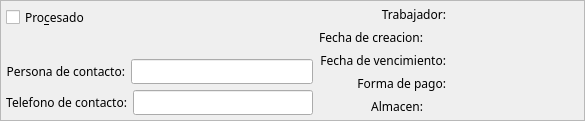
    <widget class="QFrame" name="frame" >
     <property name="sizePolicy" >
      <sizepolicy vsizetype="Fixed" hsizetype="Preferred" >
       <horstretch>0</horstretch>
       <verstretch>0</verstretch>
      </sizepolicy>
     </property>
     <property name="frameShape" >
      <enum>QFrame::StyledPanel</enum>
     </property>
     <property name="frameShadow" >
      <enum>QFrame::Raised</enum>
     </property>
     <layout class="QHBoxLayout" >
      <property name="leftMargin" >
       <number>5</number>
      </property>
      <property name="topMargin" >
       <number>5</number>
      </property>
      <property name="rightMargin" >
       <number>5</number>
      </property>
      <property name="bottomMargin" >
       <number>5</number>
      </property>
      <item>
       <layout class="QVBoxLayout" >
        <item>
         <widget class="QCheckBox" name="m_procesadopresupuesto" >
          <property name="font" >
           <font>
            <family>Sans Serif</family>
            <pointsize>9</pointsize>
            <weight>50</weight>
            <italic>false</italic>
            <bold>false</bold>
            <underline>false</underline>
            <strikeout>false</strikeout>
           </font>
          </property>
          <property name="layoutDirection" >
           <enum>Qt::LeftToRight</enum>
          </property>
          <property name="text" >
           <string>Pro&amp;cesado</string>
          </property>
         </widget>
        </item>
        <item>
         <widget class="BusquedaCliente" native="1" name="m_cliente" >
          <property name="sizePolicy" >
           <sizepolicy vsizetype="Preferred" hsizetype="Expanding" >
            <horstretch>0</horstretch>
            <verstretch>0</verstretch>
           </sizepolicy>
          </property>
          <property name="minimumSize" >
           <size>
            <width>250</width>
            <height>0</height>
           </size>
          </property>
          <property name="font" >
           <font>
            <family>Sans Serif</family>
            <pointsize>9</pointsize>
            <weight>50</weight>
            <italic>false</italic>
            <bold>false</bold>
            <underline>false</underline>
            <strikeout>false</strikeout>
           </font>
          </property>
         </widget>
        </item>
        <item>
         <layout class="QHBoxLayout" >
          <item>
           <widget class="QLabel" name="label9" >
            <property name="font" >
             <font>
              <family>Sans Serif</family>
              <pointsize>9</pointsize>
              <weight>50</weight>
              <italic>false</italic>
              <bold>false</bold>
              <underline>false</underline>
              <strikeout>false</strikeout>
             </font>
            </property>
            <property name="text" >
             <string>Persona de contacto:</string>
            </property>
            <property name="alignment" >
             <set>Qt::AlignRight|Qt::AlignTrailing|Qt::AlignVCenter</set>
            </property>
            <property name="buddy" >
             <cstring>m_contactpresupuesto</cstring>
            </property>
           </widget>
          </item>
          <item>
           <widget class="QLineEdit" name="m_contactpresupuesto" >
            <property name="font" >
             <font>
              <family>Sans Serif</family>
              <pointsize>9</pointsize>
              <weight>50</weight>
              <italic>false</italic>
              <bold>false</bold>
              <underline>false</underline>
              <strikeout>false</strikeout>
             </font>
            </property>
           </widget>
          </item>
         </layout>
        </item>
        <item>
         <layout class="QHBoxLayout" >
          <item>
           <widget class="QLabel" name="label14" >
            <property name="font" >
             <font>
              <family>Sans Serif</family>
              <pointsize>9</pointsize>
              <weight>50</weight>
              <italic>false</italic>
              <bold>false</bold>
              <underline>false</underline>
              <strikeout>false</strikeout>
             </font>
            </property>
            <property name="text" >
             <string>Telefono de contacto:</string>
            </property>
            <property name="alignment" >
             <set>Qt::AlignRight|Qt::AlignTrailing|Qt::AlignVCenter</set>
            </property>
            <property name="buddy" >
             <cstring>m_telpresupuesto</cstring>
            </property>
           </widget>
          </item>
          <item>
           <widget class="QLineEdit" name="m_telpresupuesto" >
            <property name="minimumSize" >
             <size>
              <width>180</width>
              <height>0</height>
             </size>
            </property>
            <property name="font" >
             <font>
              <family>Sans Serif</family>
              <pointsize>9</pointsize>
              <weight>50</weight>
              <italic>false</italic>
              <bold>false</bold>
              <underline>false</underline>
              <strikeout>false</strikeout>
             </font>
            </property>
           </widget>
          </item>
         </layout>
        </item>
       </layout>
      </item>
      <item>
       <layout class="QVBoxLayout" >
        <item>
         <layout class="QHBoxLayout" >
          <item>
           <widget class="QLabel" name="label10" >
            <property name="font" >
             <font>
              <family>Sans Serif</family>
              <pointsize>9</pointsize>
              <weight>50</weight>
              <italic>false</italic>
              <bold>false</bold>
              <underline>false</underline>
              <strikeout>false</strikeout>
             </font>
            </property>
            <property name="text" >
             <string>Trabajador:</string>
            </property>
            <property name="alignment" >
             <set>Qt::AlignRight|Qt::AlignTrailing|Qt::AlignVCenter</set>
            </property>
           </widget>
          </item>
          <item>
           <widget class="BusquedaTrabajador" native="1" name="m_trabajador" >
            <property name="font" >
             <font>
              <family>Sans Serif</family>
              <pointsize>9</pointsize>
              <weight>50</weight>
              <italic>false</italic>
              <bold>false</bold>
              <underline>false</underline>
              <strikeout>false</strikeout>
             </font>
            </property>
           </widget>
          </item>
         </layout>
        </item>
        <item>
         <layout class="QHBoxLayout" >
          <item>
           <widget class="QLabel" name="label15" >
            <property name="font" >
             <font>
              <family>Sans Serif</family>
              <pointsize>9</pointsize>
              <weight>50</weight>
              <italic>false</italic>
              <bold>false</bold>
              <underline>false</underline>
              <strikeout>false</strikeout>
             </font>
            </property>
            <property name="text" >
             <string>Fecha de creacion:</string>
            </property>
            <property name="alignment" >
             <set>Qt::AlignRight|Qt::AlignTrailing|Qt::AlignVCenter</set>
            </property>
           </widget>
          </item>
          <item>
           <widget class="BusquedaFecha" native="1" name="m_fpresupuesto" >
            <property name="sizePolicy" >
             <sizepolicy vsizetype="Preferred" hsizetype="Preferred" >
              <horstretch>0</horstretch>
              <verstretch>0</verstretch>
             </sizepolicy>
            </property>
            <property name="minimumSize" >
             <size>
              <width>150</width>
              <height>0</height>
             </size>
            </property>
            <property name="font" >
             <font>
              <family>Sans Serif</family>
              <pointsize>9</pointsize>
              <weight>50</weight>
              <italic>false</italic>
              <bold>false</bold>
              <underline>false</underline>
              <strikeout>false</strikeout>
             </font>
            </property>
           </widget>
          </item>
         </layout>
        </item>
        <item>
         <layout class="QHBoxLayout" >
          <item>
           <widget class="QLabel" name="label11" >
            <property name="font" >
             <font>
              <family>Sans Serif</family>
              <pointsize>9</pointsize>
              <weight>50</weight>
              <italic>false</italic>
              <bold>false</bold>
              <underline>false</underline>
              <strikeout>false</strikeout>
             </font>
            </property>
            <property name="text" >
             <string>Fecha de vencimiento:</string>
            </property>
            <property name="alignment" >
             <set>Qt::AlignRight|Qt::AlignTrailing|Qt::AlignVCenter</set>
            </property>
           </widget>
          </item>
          <item>
           <widget class="BusquedaFecha" native="1" name="m_vencpresupuesto" >
            <property name="font" >
             <font>
              <family>Sans Serif</family>
              <pointsize>9</pointsize>
              <weight>50</weight>
              <italic>false</italic>
              <bold>false</bold>
              <underline>false</underline>
              <strikeout>false</strikeout>
             </font>
            </property>
           </widget>
          </item>
         </layout>
        </item>
        <item>
         <layout class="QHBoxLayout" >
          <item>
           <widget class="QLabel" name="label12" >
            <property name="font" >
             <font>
              <family>Sans Serif</family>
              <pointsize>9</pointsize>
              <weight>50</weight>
              <italic>false</italic>
              <bold>false</bold>
              <underline>false</underline>
              <strikeout>false</strikeout>
             </font>
            </property>
            <property name="text" >
             <string>Forma de pago:</string>
            </property>
            <property name="alignment" >
             <set>Qt::AlignRight|Qt::AlignTrailing|Qt::AlignVCenter</set>
            </property>
           </widget>
          </item>
          <item>
           <widget class="BusquedaFormaPago" native="1" name="m_forma_pago" >
            <property name="font" >
             <font>
              <family>Sans Serif</family>
              <pointsize>9</pointsize>
              <weight>50</weight>
              <italic>false</italic>
              <bold>false</bold>
              <underline>false</underline>
              <strikeout>false</strikeout>
             </font>
            </property>
           </widget>
          </item>
         </layout>
        </item>
        <item>
         <layout class="QHBoxLayout" >
          <item>
           <widget class="QLabel" name="m_lblalmacen" >
            <property name="font" >
             <font>
              <family>Sans Serif</family>
              <pointsize>9</pointsize>
              <weight>50</weight>
              <italic>false</italic>
              <bold>false</bold>
              <underline>false</underline>
              <strikeout>false</strikeout>
             </font>
            </property>
            <property name="text" >
             <string>Almacen:</string>
            </property>
            <property name="alignment" >
             <set>Qt::AlignRight|Qt::AlignTrailing|Qt::AlignVCenter</set>
            </property>
           </widget>
          </item>
          <item>
           <widget class="BusquedaAlmacen" native="1" name="m_almacen" >
            <property name="minimumSize" >
             <size>
              <width>150</width>
              <height>0</height>
             </size>
            </property>
            <property name="font" >
             <font>
              <family>Sans Serif</family>
              <pointsize>9</pointsize>
              <weight>50</weight>
              <italic>false</italic>
              <bold>false</bold>
              <underline>false</underline>
              <strikeout>false</strikeout>
             </font>
            </property>
           </widget>
          </item>
         </layout>
        </item>
       </layout>
      </item>
     </layout>
    </widget>
